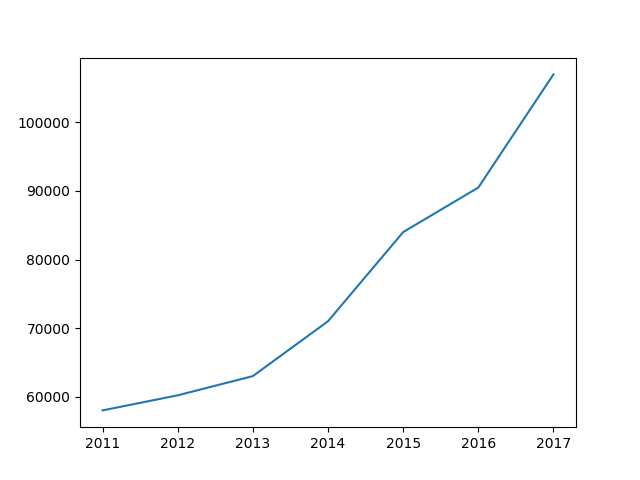

Write Python code to recreate this figure.
import matplotlib.pyplot as plt

x_data = ['2011','2012','2013','2014','2015','2016','2017']
y_data = [58000,60200,63000,71000,84000,90500,107000]

plt.plot(x_data,y_data)
plt.savefig('pic.png')
# plt.show()